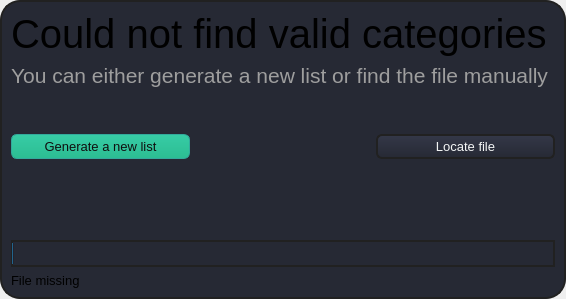
<?xml version="1.0" encoding="UTF-8"?>
<ui version="4.0">
 <class>MainWindow</class>
 <widget class="QMainWindow" name="MainWindow">
  <property name="geometry">
   <rect>
    <x>0</x>
    <y>0</y>
    <width>566</width>
    <height>299</height>
   </rect>
  </property>
  <property name="windowTitle">
   <string>MainWindow</string>
  </property>
  <widget class="QWidget" name="centralwidget">
   <layout class="QHBoxLayout" name="horizontalLayout">
    <property name="spacing">
     <number>0</number>
    </property>
    <property name="leftMargin">
     <number>0</number>
    </property>
    <property name="topMargin">
     <number>0</number>
    </property>
    <property name="rightMargin">
     <number>0</number>
    </property>
    <property name="bottomMargin">
     <number>0</number>
    </property>
    <item>
     <widget class="QFrame" name="frame">
      <property name="font">
       <font>
        <family>Segoe UI</family>
       </font>
      </property>
      <property name="styleSheet">
       <string notr="true">background-color: rgb(38, 41, 52);
border: 2px solid #212121;
border-radius: 20px;</string>
      </property>
      <property name="frameShape">
       <enum>QFrame::StyledPanel</enum>
      </property>
      <property name="frameShadow">
       <enum>QFrame::Raised</enum>
      </property>
      <layout class="QVBoxLayout" name="verticalLayout">
       <item>
        <widget class="QLabel" name="label_3">
         <property name="font">
          <font>
           <family>Segoe UI</family>
           <pointsize>30</pointsize>
          </font>
         </property>
         <property name="styleSheet">
          <string notr="true">border: none</string>
         </property>
         <property name="text">
          <string>Could not find valid categories</string>
         </property>
        </widget>
       </item>
       <item>
        <widget class="QLabel" name="label">
         <property name="font">
          <font>
           <family>Segoe UI</family>
           <pointsize>16</pointsize>
          </font>
         </property>
         <property name="styleSheet">
          <string notr="true">border: none;
color: rgb(158, 158, 158);</string>
         </property>
         <property name="text">
          <string>You can either generate a new list or find the file manually</string>
         </property>
        </widget>
       </item>
       <item>
        <spacer name="verticalSpacer">
         <property name="orientation">
          <enum>Qt::Vertical</enum>
         </property>
         <property name="sizeType">
          <enum>QSizePolicy::Maximum</enum>
         </property>
         <property name="sizeHint" stdset="0">
          <size>
           <width>20</width>
           <height>40</height>
          </size>
         </property>
        </spacer>
       </item>
       <item>
        <layout class="QHBoxLayout" name="horizontalLayout_2">
         <item>
          <widget class="QPushButton" name="btnGenerateList">
           <property name="sizePolicy">
            <sizepolicy hsizetype="Expanding" vsizetype="Fixed">
             <horstretch>0</horstretch>
             <verstretch>0</verstretch>
            </sizepolicy>
           </property>
           <property name="minimumSize">
            <size>
             <width>130</width>
             <height>25</height>
            </size>
           </property>
           <property name="baseSize">
            <size>
             <width>130</width>
             <height>25</height>
            </size>
           </property>
           <property name="font">
            <font>
             <family>Segoe UI</family>
             <pointsize>10</pointsize>
            </font>
           </property>
           <property name="styleSheet">
            <string notr="true">QPushButton {
	border: 1px solid #32aa9c;
    border-radius: 6px;
	background-color: qlineargradient(spread:pad, x1:0, y1:1, x2:0, y2:0, stop:0 rgba(44, 189, 146, 255), stop:1 rgba(55, 204, 166, 255));
    min-width: 80px;
	color: rgb(15, 15, 15);
}

QPushButton:pressed {
	background-color: qlineargradient(spread:pad, x1:0, y1:1, x2:0, y2:0, stop:0 rgba(64, 209, 166, 255), stop:1 rgba(75, 224, 186, 255));
}
QPushButton:hover{
	border: 1px solid #a0dda5
}</string>
           </property>
           <property name="text">
            <string>Generate a new list</string>
           </property>
          </widget>
         </item>
         <item>
          <spacer name="horizontalSpacer_3">
           <property name="orientation">
            <enum>Qt::Horizontal</enum>
           </property>
           <property name="sizeHint" stdset="0">
            <size>
             <width>40</width>
             <height>20</height>
            </size>
           </property>
          </spacer>
         </item>
         <item>
          <widget class="QPushButton" name="btnLocateFile">
           <property name="sizePolicy">
            <sizepolicy hsizetype="Expanding" vsizetype="Fixed">
             <horstretch>0</horstretch>
             <verstretch>0</verstretch>
            </sizepolicy>
           </property>
           <property name="minimumSize">
            <size>
             <width>130</width>
             <height>25</height>
            </size>
           </property>
           <property name="baseSize">
            <size>
             <width>130</width>
             <height>25</height>
            </size>
           </property>
           <property name="font">
            <font>
             <family>Segoe UI</family>
             <pointsize>10</pointsize>
            </font>
           </property>
           <property name="styleSheet">
            <string notr="true">QPushButton {
    border: 2px solid #212121;
    border-radius: 6px;
	background-color: qlineargradient(spread:pad, x1:0, y1:1, x2:0, y2:0, stop:0 rgba(38, 41, 52, 255), stop:1 rgba(52, 56, 72, 255));
    min-width: 80px;
	color: rgb(243, 245, 245);
}

QPushButton:pressed {
	background-color: qlineargradient(spread:pad, x1:0, y1:1, x2:0, y2:0, stop:0 rgba(58, 61, 72, 255), stop:1 rgba(72, 76, 82, 255));
}
QPushButton:hover{
	border: 1px solid #2cbd92
}</string>
           </property>
           <property name="text">
            <string>Locate file</string>
           </property>
          </widget>
         </item>
        </layout>
       </item>
       <item>
        <spacer name="verticalSpacer_2">
         <property name="orientation">
          <enum>Qt::Vertical</enum>
         </property>
         <property name="sizeHint" stdset="0">
          <size>
           <width>20</width>
           <height>40</height>
          </size>
         </property>
        </spacer>
       </item>
       <item>
        <widget class="QProgressBar" name="pbListOutput">
         <property name="font">
          <font>
           <family>Segoe UI</family>
           <pointsize>10</pointsize>
          </font>
         </property>
         <property name="value">
          <number>0</number>
         </property>
         <property name="textVisible">
          <bool>false</bool>
         </property>
        </widget>
       </item>
       <item>
        <widget class="QLabel" name="lblListOutput">
         <property name="font">
          <font>
           <family>Segoe UI</family>
           <pointsize>10</pointsize>
          </font>
         </property>
         <property name="styleSheet">
          <string notr="true">border: none</string>
         </property>
         <property name="text">
          <string>File missing</string>
         </property>
        </widget>
       </item>
      </layout>
     </widget>
    </item>
   </layout>
  </widget>
 </widget>
 <resources/>
 <connections/>
</ui>
